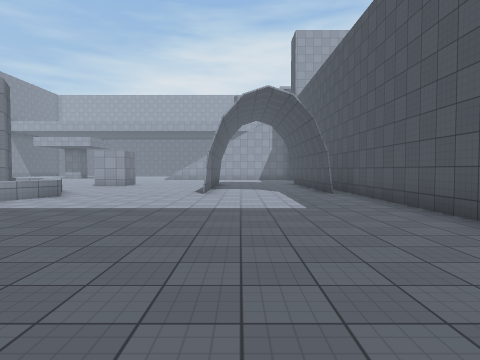
view 1 (above)

23 first-person views from a walk through a Unity game level. The camera is 1.5 m above the floor, tilts 2° down and sees 75° across. The floor is counted in squares, 2 m on a side. Each view is taken from the middle of a square. On the plan, view 1 faces up. The plan holds only what a view shows up to about 10 squares ahead; the rest is blank. The place goes on beyond the plan. The player character is not drawn. Surface patterns are stand-ins for the level's own textures.

view 2
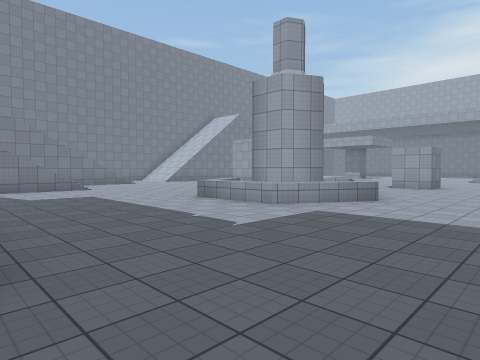

view 3
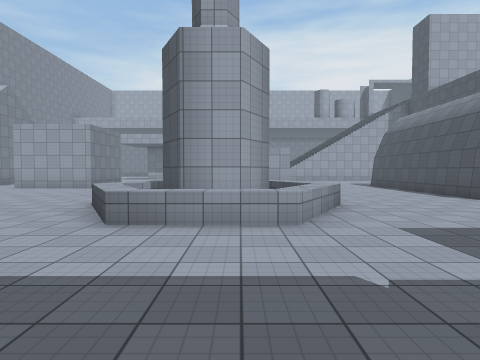

view 4
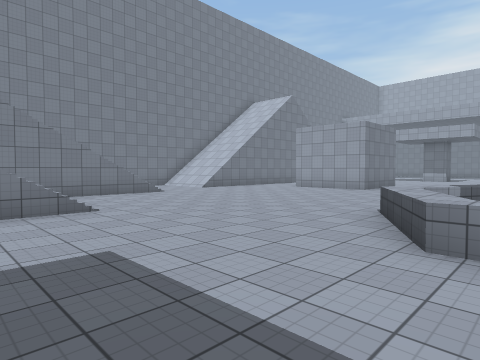

view 5
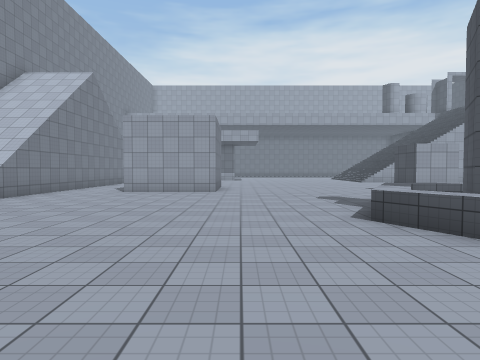

view 6
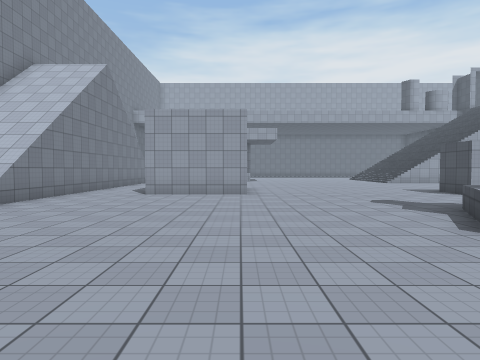

view 7
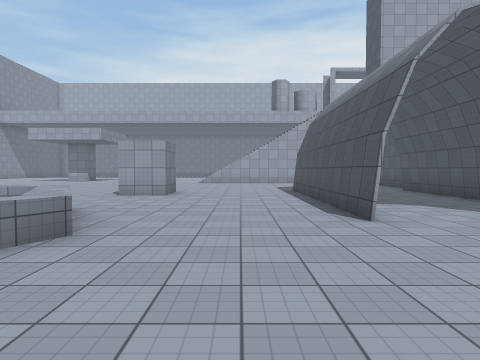

view 8
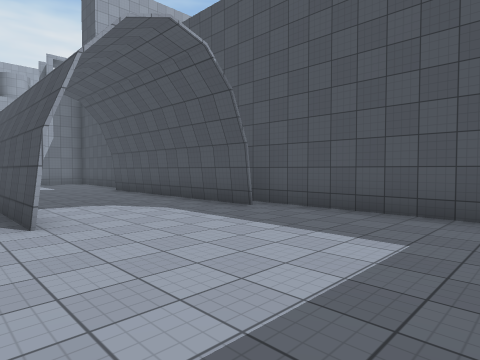

view 9
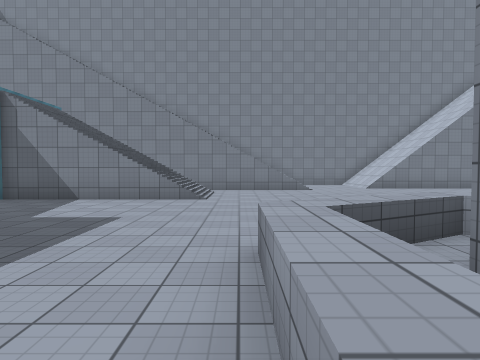

view 10
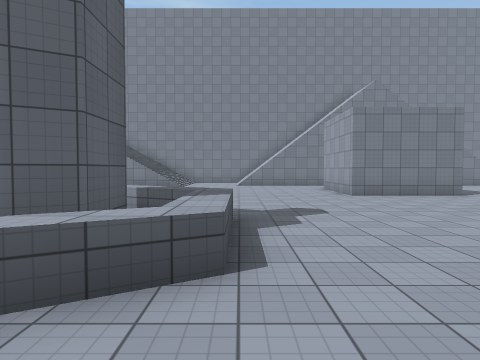

view 11
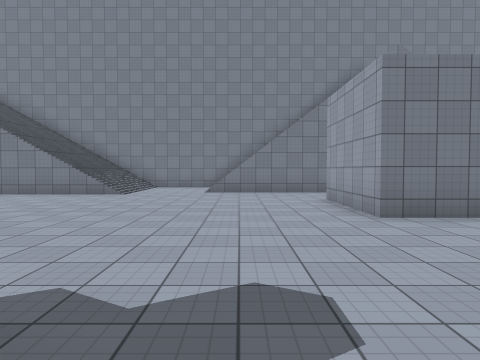

view 12
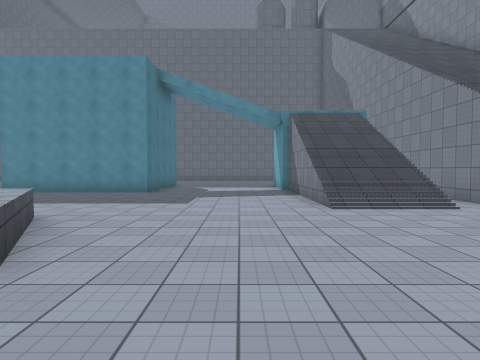

view 13
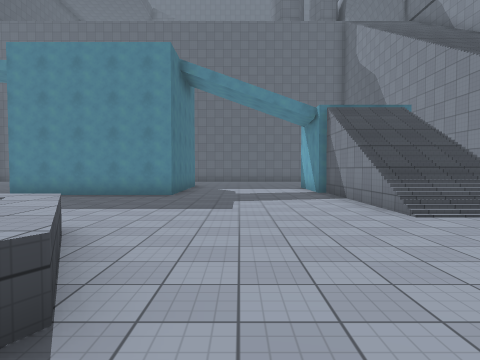

view 14
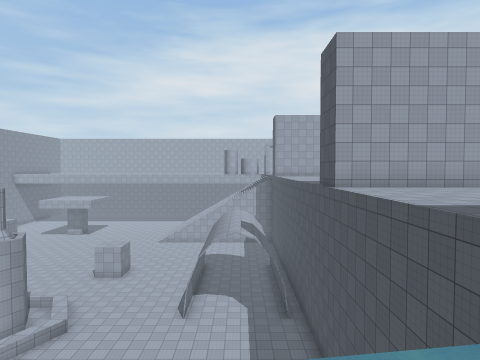

view 15
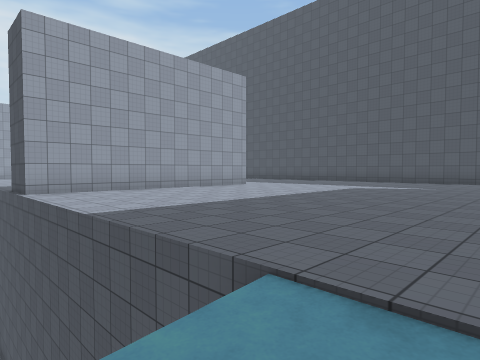

view 16
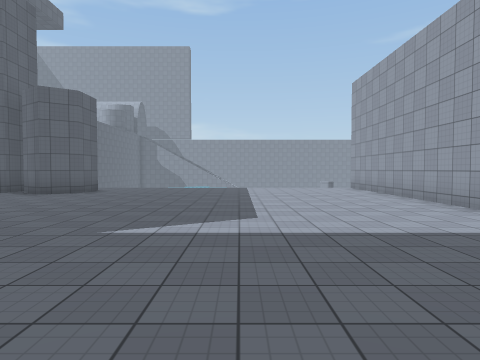

view 17
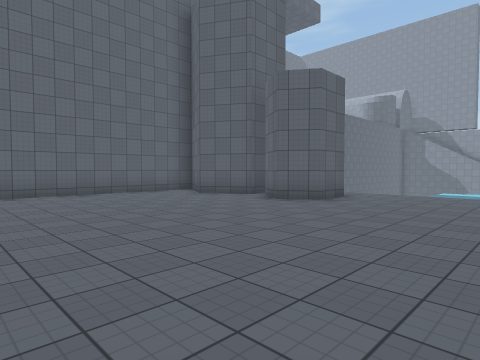

view 18
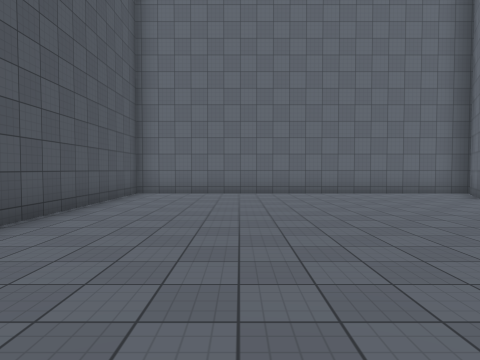

view 19
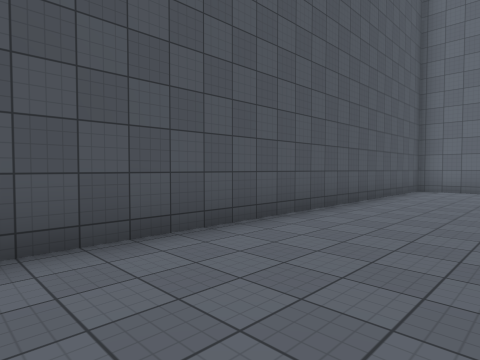

view 20
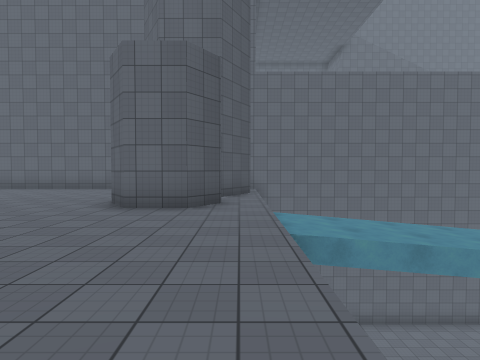

view 21
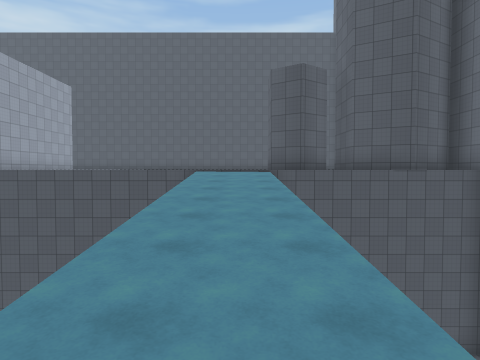

view 22
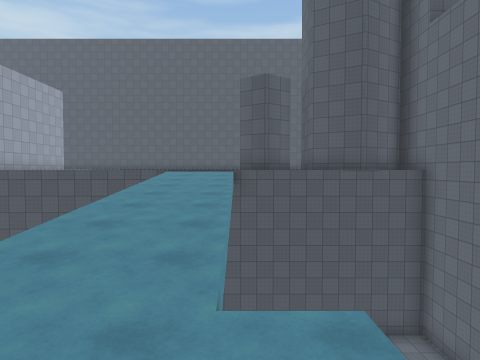

view 23
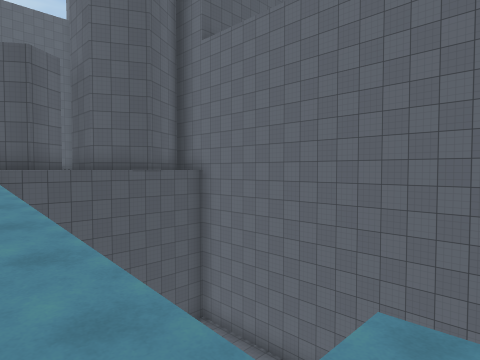

### Floor plan
Key: @ floor where view 1 was taken; # wall or solid block; . main floor; : floor 8.75 m higher than the main floor; + floor 10.25 m higher than the main floor; * floor 18.75 m higher than the main floor; / step, stairs or slope; ^ raised ledge; v drop or lower ground.
Columns run from 18 left of view 1 to 17 right of it. Each row starts with its distance up from view 1.
 16      #...
 15 ...###......##...#...#
 14 ............##...#...#
 13 .................#...#
 12 .................#...#
 11 ..........^^.....#...#
 10 .........^##^....#...#+
  9 ........^^##^^........+
  8 //.......^##^.........#
  7 //.......^^^^.........#######
  6 //....................++++++++
  5 /////.................++++++++++
  4  ////.................+++++++++++
  3 /////.................+++++++++++++#
  2 /////.................+++++++++++++#
  1 /////....#::::...... .+++++++++++++#
  0 //////...v        @  .+++++++++++++#
 -1               ////////+++++++++++++#
 -2              ::///////+++++++++++++#
 -3             ::////////+##++++++++++#
 -4              ..       +##++++++++++#
 -5                       +++++++++++++#
 -6                ...    ###++++++++++#
 -7                ...   .###++++++++++#
 -8                   ....###++++++++++#
 -9                   ****##############

Positions as (right, up) in squares from view 1, and headings:
1: (0, 0), facing up
2: (-2, 1), facing up-left
3: (-7, 2), facing up
4: (-8, 3), facing up-left
5: (-12, 4), facing up
6: (-13, 5), facing up
7: (-3, 5), facing up
8: (-2, 5), facing up-right
9: (-6, 6), facing left
10: (-4, 11), facing left
11: (-8, 12), facing left
12: (-12, 11), facing down
13: (-11, 10), facing down
14: (1, -2), facing up
15: (2, -2), facing up-right
16: (16, 2), facing left
17: (13, 1), facing down-left
18: (13, 1), facing down
19: (13, 3), facing down-right
20: (4, 3), facing down
21: (-5, -2), facing right
22: (-6, -3), facing right
23: (-5, -2), facing down-right
